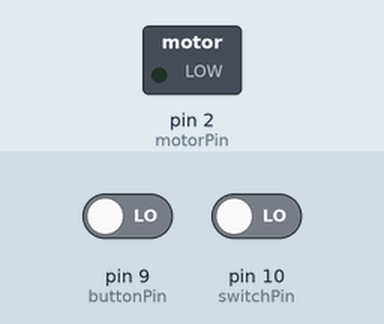
Recording of a sketch running on a simulated Arduino Uno, built with avr-gcc and run on an emulated ATmega328P. On the bench: switched loads named in the sketch (green lamp = pin HIGH). The test bench sets the inputs (shaded band); at power-on: pin 9 (buttonPin) LOW, pin 10 (switchPin) LOW.

Above: at 1.2 s.
1.3 s: pin 9 (buttonPin) driven HIGH and pin 10 (switchPin) driven HIGH
At 1.7 s:
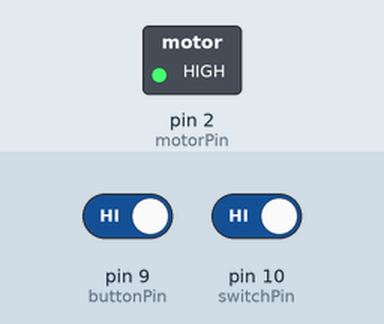
Timing chart, 0 to 4.3 s (numbered marks = the images above; inputs shaded):
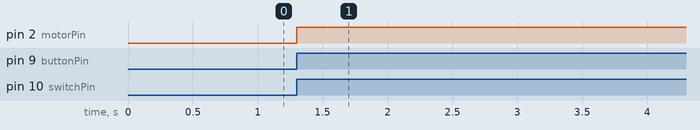

Measured:
- after the input at 1.3 s, pin 2 (motorPin): LOW → HIGH at once

The sketch:

projektna.ino
```cpp
const int motorPin = 2;
const int buttonPin = 9;
const int switchPin = 10;
int buttonState = LOW;
int oldButtonState = LOW;
int switchState = LOW;
int motorState = LOW;

void setup() {
  Serial.begin(9600);
  pinMode(motorPin, OUTPUT);
  pinMode(buttonPin, INPUT);
  pinMode(buttonState, INPUT);
  digitalWrite(motorPin, LOW);
}

void loop() {
  buttonState = digitalRead(buttonPin);
  switchState = digitalRead(switchPin);

  if(buttonState != oldButtonState && buttonState == HIGH && switchState == HIGH){
    motorState = (motorState == LOW ? HIGH : LOW);
    digitalWrite(motorPin, motorState);
    delay(50);
  }
  oldButtonState = buttonState;
}
```
